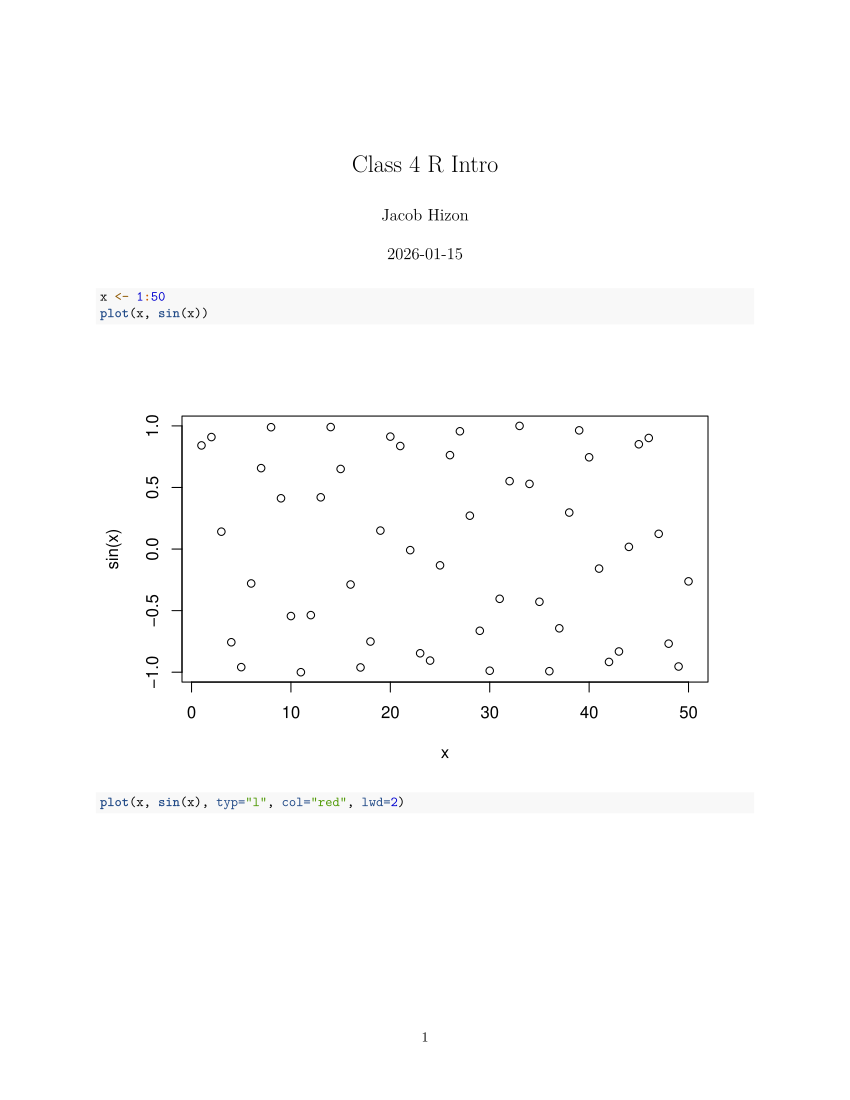

Generate this figure with R:
#' ---
#' title: "Class 4 R Intro"
#' author: "Jacob Hizon"
#' ---


x <- 1:50
plot(x, sin(x))

plot(x, sin(x), typ="l", col="red", lwd=2)

log(10, base=10)
